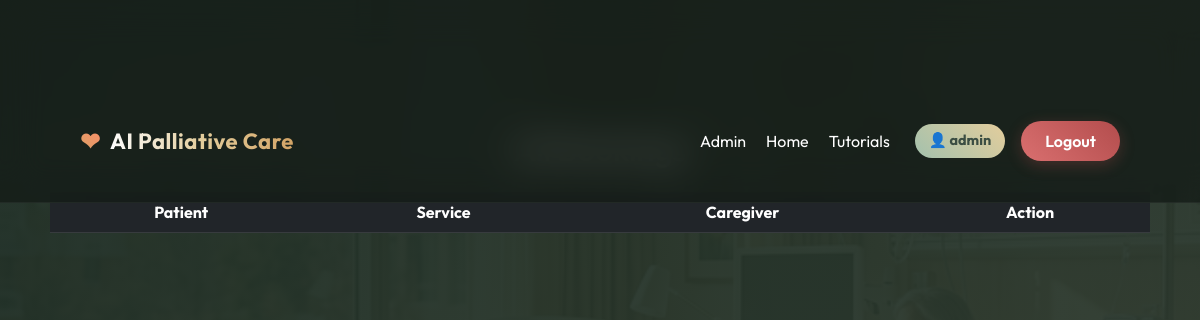
Before: /view_all_bookings (signed in) with the older database file.
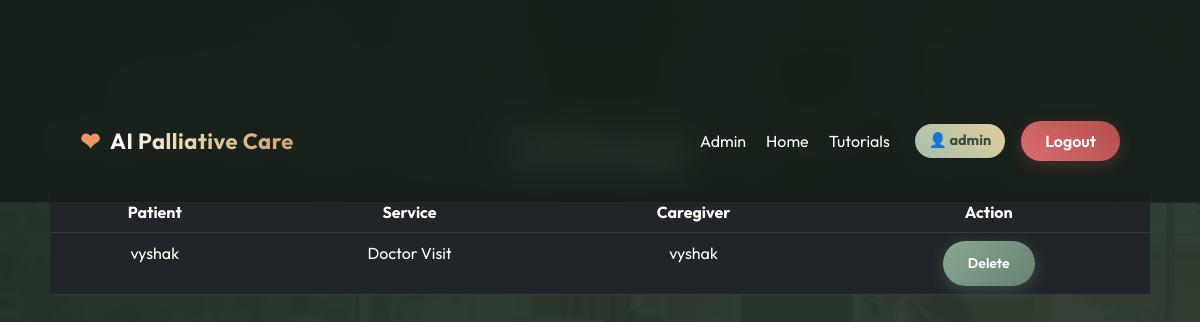
After: the same page with the newer database file.
### tables this page shows
CREATE TABLE booking(
        id INTEGER PRIMARY KEY AUTOINCREMENT,
        patient_name TEXT,
        service TEXT,
        caregiver TEXT
    );

### app.py (the view)
@app.route("/view_all_bookings")
def view_all_bookings():
    if session.get("role") not in ["admin", "nurse"]:
        return redirect("/login")
    conn = get_db()
    data = conn.execute("SELECT * FROM booking").fetchall()
    conn.close()
    return render_template("admin_view_bookings.html", bookings=data)

### app.py (called while the page is built)
@app.after_request
def add_header(response):
    response.cache_control.no_store = True
    response.cache_control.no_cache = True
    response.cache_control.must_revalidate = True
    response.cache_control.max_age = 0
    return response

def get_db():
    conn = sqlite3.connect(DB)
    conn.row_factory = sqlite3.Row
    return conn

### templates/admin_view_bookings.html
{% extends "base.html" %}
{% block content %}
<h2 class="text-center mb-4">All Bookings</h2>
<table class="table table-dark text-center">
<tr>
    <th>Patient</th>
    <th>Service</th>
    <th>Caregiver</th>
    <th>Action</th>
</tr>
{% for b in bookings %}
<tr>
    <td>{{ b.patient_name }}</td>
    <td>{{ b.service }}</td>
    <td>{{ b.caregiver }}</td>
    <td>
        <a href="/admin_delete_booking/{{ b.id }}"
           class="btn btn-danger btn-sm"
           onclick="return confirm('Delete booking?')">
           Delete
        </a>
    </td>
</tr>
{% endfor %}
</table>
{% endblock %}

Changed rows visible on the page:
added booking: patient_name "vyshak", service "Doctor Visit", caregiver "vyshak"
